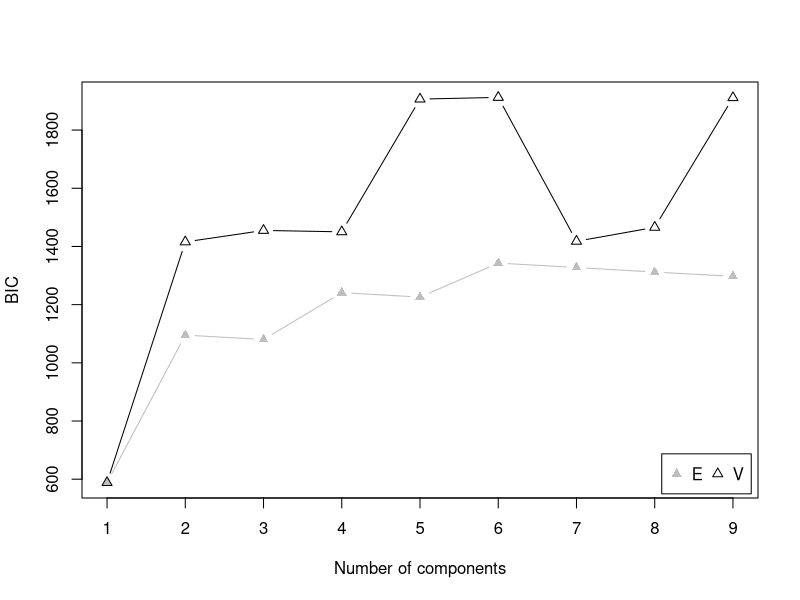

Generate this figure with R:
## ---- chunk 1
photo.pairs = read.csv("Photo_pairs.csv")
names(photo.pairs)
photo.pairs_sub = subset(photo.pairs, select=c("redshift"))
library(mclust)
BIC <- mclustBIC(photo.pairs_sub)
plot(BIC)
mod1 <- Mclust(photo.pairs_sub, x = BIC)
## ---- chunk 2
#ICL <- mclustICL(photo.pairs_sub)
#plot(ICL)
